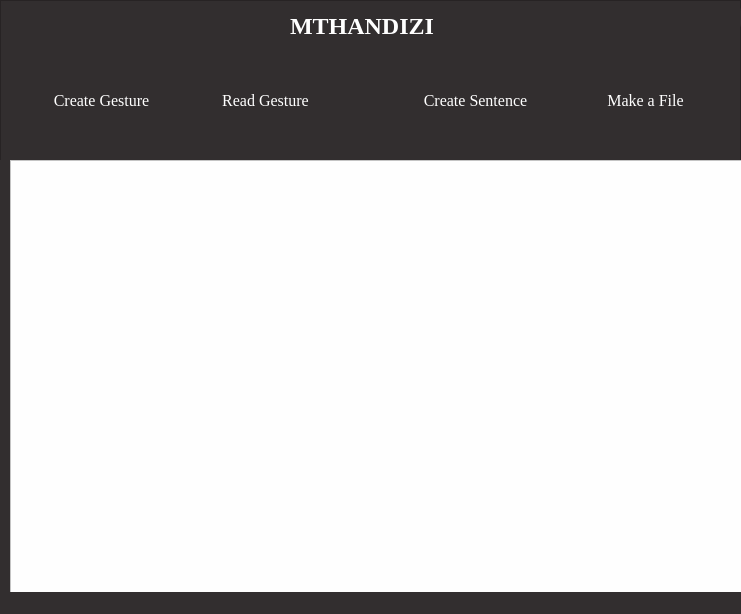
<?xml version="1.0" encoding="UTF-8"?>
<ui version="4.0">
 <class>MainWindow</class>
 <widget class="QMainWindow" name="MainWindow">
  <property name="geometry">
   <rect>
    <x>0</x>
    <y>0</y>
    <width>741</width>
    <height>614</height>
   </rect>
  </property>
  <property name="windowTitle">
   <string>MainWindow</string>
  </property>
  <property name="styleSheet">
   <string notr="true">background-color: #322e2f;</string>
  </property>
  <widget class="QWidget" name="centralwidget">
   <widget class="QGraphicsView" name="graphicsView_2">
    <property name="geometry">
     <rect>
      <x>0</x>
      <y>0</y>
      <width>741</width>
      <height>161</height>
     </rect>
    </property>
    <property name="toolTip">
     <string>&lt;html&gt;&lt;head/&gt;&lt;body&gt;&lt;p&gt;&lt;br/&gt;&lt;/p&gt;&lt;/body&gt;&lt;/html&gt;</string>
    </property>
    <property name="styleSheet">
     <string notr="true">background-color: #322e2f;
</string>
    </property>
   </widget>
   <widget class="QLabel" name="label">
    <property name="geometry">
     <rect>
      <x>290</x>
      <y>10</y>
      <width>171</width>
      <height>31</height>
     </rect>
    </property>
    <property name="font">
     <font>
      <family>Times New Roman</family>
      <pointsize>18</pointsize>
      <weight>75</weight>
      <bold>true</bold>
     </font>
    </property>
    <property name="styleSheet">
     <string notr="true">color:white;</string>
    </property>
    <property name="text">
     <string>MTHANDIZI</string>
    </property>
   </widget>
   <widget class="QLabel" name="label_3">
    <property name="geometry">
     <rect>
      <x>0</x>
      <y>160</y>
      <width>741</width>
      <height>431</height>
     </rect>
    </property>
    <property name="styleSheet">
     <string notr="true">
font-size: 40px;
color:white;
</string>
    </property>
    <property name="text">
     <string/>
    </property>
   </widget>
   <widget class="QGraphicsView" name="graphicsView">
    <property name="geometry">
     <rect>
      <x>10</x>
      <y>160</y>
      <width>741</width>
      <height>441</height>
     </rect>
    </property>
    <property name="styleSheet">
     <string notr="true">background-color:#fefefe;
</string>
    </property>
   </widget>
   <widget class="QPushButton" name="create">
    <property name="geometry">
     <rect>
      <x>10</x>
      <y>70</y>
      <width>171</width>
      <height>61</height>
     </rect>
    </property>
    <property name="font">
     <font>
      <family>TImes New Roman</family>
      <pointsize>12</pointsize>
      <weight>50</weight>
      <italic>false</italic>
      <bold>false</bold>
     </font>
    </property>
    <property name="layoutDirection">
     <enum>Qt::RightToLeft</enum>
    </property>
    <property name="styleSheet">
     <string notr="true">QPushButton{
padding: 5px 10px;
border:none;
border-radius:10px;
background-color: #322e2f;;
color: #fff;
}

QPushButton:hover{

	
	
	background-color: rgb(83, 0, 125);

}</string>
    </property>
    <property name="text">
     <string>   Create Gesture</string>
    </property>
   </widget>
   <widget class="QPushButton" name="scan_sen">
    <property name="geometry">
     <rect>
      <x>390</x>
      <y>70</y>
      <width>171</width>
      <height>61</height>
     </rect>
    </property>
    <property name="font">
     <font>
      <family>TImes New Roman</family>
      <pointsize>12</pointsize>
      <weight>50</weight>
      <italic>false</italic>
      <bold>false</bold>
     </font>
    </property>
    <property name="styleSheet">
     <string notr="true">QPushButton{
padding: 5px 10px;
border:none;
border-radius:10px;
background-color: #322e2f;;
color: #fff;
}

QPushButton:hover{

	
	
	background-color: rgb(83, 0, 125);

}</string>
    </property>
    <property name="text">
     <string>Create Sentence</string>
    </property>
   </widget>
   <widget class="QPushButton" name="scan_sinlge">
    <property name="geometry">
     <rect>
      <x>180</x>
      <y>70</y>
      <width>171</width>
      <height>61</height>
     </rect>
    </property>
    <property name="font">
     <font>
      <family>TImes New Roman</family>
      <pointsize>12</pointsize>
      <weight>50</weight>
      <italic>false</italic>
      <bold>false</bold>
     </font>
    </property>
    <property name="layoutDirection">
     <enum>Qt::LeftToRight</enum>
    </property>
    <property name="autoFillBackground">
     <bool>false</bool>
    </property>
    <property name="styleSheet">
     <string notr="true">QPushButton{
padding: 5px 10px;
border:none;
border-radius:10px;
background-color: #322e2f;;
color: #fff;
}

QPushButton:hover{

	
	
	background-color: rgb(83, 0, 125);

}</string>
    </property>
    <property name="text">
     <string>Read Gesture</string>
    </property>
   </widget>
   <widget class="QPushButton" name="exp2">
    <property name="geometry">
     <rect>
      <x>560</x>
      <y>70</y>
      <width>171</width>
      <height>61</height>
     </rect>
    </property>
    <property name="font">
     <font>
      <family>TImes New Roman</family>
      <pointsize>12</pointsize>
      <weight>50</weight>
      <italic>false</italic>
      <bold>false</bold>
     </font>
    </property>
    <property name="styleSheet">
     <string notr="true">QPushButton{
padding: 5px 10px;
border:none;
border-radius:10px;
background-color: #322e2f;;
color: #fff;
}

QPushButton:hover{

	
	
	background-color: rgb(83, 0, 125);

}</string>
    </property>
    <property name="text">
     <string>Make a File</string>
    </property>
    <property name="checkable">
     <bool>false</bool>
    </property>
    <property name="autoRepeat">
     <bool>false</bool>
    </property>
    <property name="autoExclusive">
     <bool>false</bool>
    </property>
    <property name="autoDefault">
     <bool>false</bool>
    </property>
    <property name="default">
     <bool>false</bool>
    </property>
    <property name="flat">
     <bool>false</bool>
    </property>
   </widget>
   <widget class="QPushButton" name="exit_button">
    <property name="geometry">
     <rect>
      <x>710</x>
      <y>2</y>
      <width>31</width>
      <height>31</height>
     </rect>
    </property>
    <property name="styleSheet">
     <string notr="true">QPushButton{
padding: 5px 10px;
border:none;
border-radius:10px;
background-color: #322e2f;;
color: #fff;
}

QPushButton:hover{

	
	
	background-color: red;

}</string>
    </property>
    <property name="text">
     <string/>
    </property>
    <property name="icon">
     <iconset>
      <normaloff>icons/icons8_Close_Window_64px.png</normaloff>icons/icons8_Close_Window_64px.png</iconset>
    </property>
    <property name="iconSize">
     <size>
      <width>32</width>
      <height>32</height>
     </size>
    </property>
   </widget>
  </widget>
  <widget class="QStatusBar" name="statusbar"/>
 </widget>
 <resources/>
 <connections/>
</ui>
